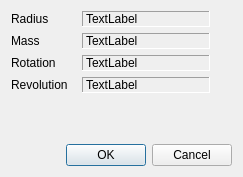
<?xml version="1.0" encoding="UTF-8"?>
<ui version="4.0">
 <class>ParamForm</class>
 <widget class="QDialog" name="ParamForm">
  <property name="geometry">
   <rect>
    <x>0</x>
    <y>0</y>
    <width>243</width>
    <height>177</height>
   </rect>
  </property>
  <property name="windowTitle">
   <string>Dialog</string>
  </property>
  <layout class="QVBoxLayout" name="verticalLayout">
   <item>
    <layout class="QFormLayout" name="formLayout_2">
     <item row="0" column="0">
      <widget class="QLabel" name="radiusLabel">
       <property name="minimumSize">
        <size>
         <width>65</width>
         <height>16</height>
        </size>
       </property>
       <property name="text">
        <string>Radius</string>
       </property>
       <property name="alignment">
        <set>Qt::AlignLeading|Qt::AlignLeft|Qt::AlignVCenter</set>
       </property>
      </widget>
     </item>
     <item row="0" column="1">
      <widget class="QLabel" name="editRadius">
       <property name="sizePolicy">
        <sizepolicy hsizetype="Minimum" vsizetype="Preferred">
         <horstretch>0</horstretch>
         <verstretch>0</verstretch>
        </sizepolicy>
       </property>
       <property name="maximumSize">
        <size>
         <width>128</width>
         <height>21</height>
        </size>
       </property>
       <property name="frameShape">
        <enum>QFrame::Panel</enum>
       </property>
       <property name="frameShadow">
        <enum>QFrame::Sunken</enum>
       </property>
       <property name="text">
        <string>TextLabel</string>
       </property>
       <property name="textInteractionFlags">
        <set>Qt::LinksAccessibleByKeyboard|Qt::LinksAccessibleByMouse|Qt::TextBrowserInteraction|Qt::TextEditable|Qt::TextEditorInteraction|Qt::TextSelectableByKeyboard|Qt::TextSelectableByMouse</set>
       </property>
      </widget>
     </item>
     <item row="1" column="0">
      <widget class="QLabel" name="massLabel">
       <property name="minimumSize">
        <size>
         <width>65</width>
         <height>16</height>
        </size>
       </property>
       <property name="text">
        <string>Mass</string>
       </property>
      </widget>
     </item>
     <item row="2" column="0">
      <widget class="QLabel" name="rotationLabel">
       <property name="minimumSize">
        <size>
         <width>65</width>
         <height>16</height>
        </size>
       </property>
       <property name="maximumSize">
        <size>
         <width>65</width>
         <height>16</height>
        </size>
       </property>
       <property name="text">
        <string>Rotation</string>
       </property>
      </widget>
     </item>
     <item row="3" column="0">
      <widget class="QLabel" name="revolutionLabel">
       <property name="text">
        <string>Revolution</string>
       </property>
      </widget>
     </item>
     <item row="1" column="1">
      <widget class="QLabel" name="editMass">
       <property name="maximumSize">
        <size>
         <width>128</width>
         <height>21</height>
        </size>
       </property>
       <property name="frameShape">
        <enum>QFrame::Panel</enum>
       </property>
       <property name="frameShadow">
        <enum>QFrame::Sunken</enum>
       </property>
       <property name="text">
        <string>TextLabel</string>
       </property>
       <property name="textInteractionFlags">
        <set>Qt::LinksAccessibleByKeyboard|Qt::LinksAccessibleByMouse|Qt::TextBrowserInteraction|Qt::TextEditable|Qt::TextEditorInteraction|Qt::TextSelectableByKeyboard|Qt::TextSelectableByMouse</set>
       </property>
      </widget>
     </item>
     <item row="2" column="1">
      <widget class="QLabel" name="editRotation">
       <property name="maximumSize">
        <size>
         <width>128</width>
         <height>21</height>
        </size>
       </property>
       <property name="frameShape">
        <enum>QFrame::Panel</enum>
       </property>
       <property name="frameShadow">
        <enum>QFrame::Sunken</enum>
       </property>
       <property name="text">
        <string>TextLabel</string>
       </property>
       <property name="textInteractionFlags">
        <set>Qt::LinksAccessibleByKeyboard|Qt::LinksAccessibleByMouse|Qt::TextBrowserInteraction|Qt::TextEditable|Qt::TextEditorInteraction|Qt::TextSelectableByKeyboard|Qt::TextSelectableByMouse</set>
       </property>
      </widget>
     </item>
     <item row="3" column="1">
      <widget class="QLabel" name="editRevolution">
       <property name="maximumSize">
        <size>
         <width>128</width>
         <height>21</height>
        </size>
       </property>
       <property name="frameShape">
        <enum>QFrame::Panel</enum>
       </property>
       <property name="frameShadow">
        <enum>QFrame::Sunken</enum>
       </property>
       <property name="text">
        <string>TextLabel</string>
       </property>
       <property name="textInteractionFlags">
        <set>Qt::LinksAccessibleByKeyboard|Qt::LinksAccessibleByMouse|Qt::TextBrowserInteraction|Qt::TextEditable|Qt::TextEditorInteraction|Qt::TextSelectableByKeyboard|Qt::TextSelectableByMouse</set>
       </property>
      </widget>
     </item>
    </layout>
   </item>
   <item>
    <spacer name="verticalSpacer">
     <property name="orientation">
      <enum>Qt::Vertical</enum>
     </property>
     <property name="sizeHint" stdset="0">
      <size>
       <width>20</width>
       <height>40</height>
      </size>
     </property>
    </spacer>
   </item>
   <item>
    <widget class="QDialogButtonBox" name="buttonBox">
     <property name="orientation">
      <enum>Qt::Horizontal</enum>
     </property>
     <property name="standardButtons">
      <set>QDialogButtonBox::Cancel|QDialogButtonBox::Ok</set>
     </property>
    </widget>
   </item>
  </layout>
 </widget>
 <resources/>
 <connections>
  <connection>
   <sender>buttonBox</sender>
   <signal>accepted()</signal>
   <receiver>ParamForm</receiver>
   <slot>accept()</slot>
   <hints>
    <hint type="sourcelabel">
     <x>248</x>
     <y>254</y>
    </hint>
    <hint type="destinationlabel">
     <x>157</x>
     <y>274</y>
    </hint>
   </hints>
  </connection>
  <connection>
   <sender>buttonBox</sender>
   <signal>rejected()</signal>
   <receiver>ParamForm</receiver>
   <slot>reject()</slot>
   <hints>
    <hint type="sourcelabel">
     <x>316</x>
     <y>260</y>
    </hint>
    <hint type="destinationlabel">
     <x>286</x>
     <y>274</y>
    </hint>
   </hints>
  </connection>
 </connections>
</ui>
